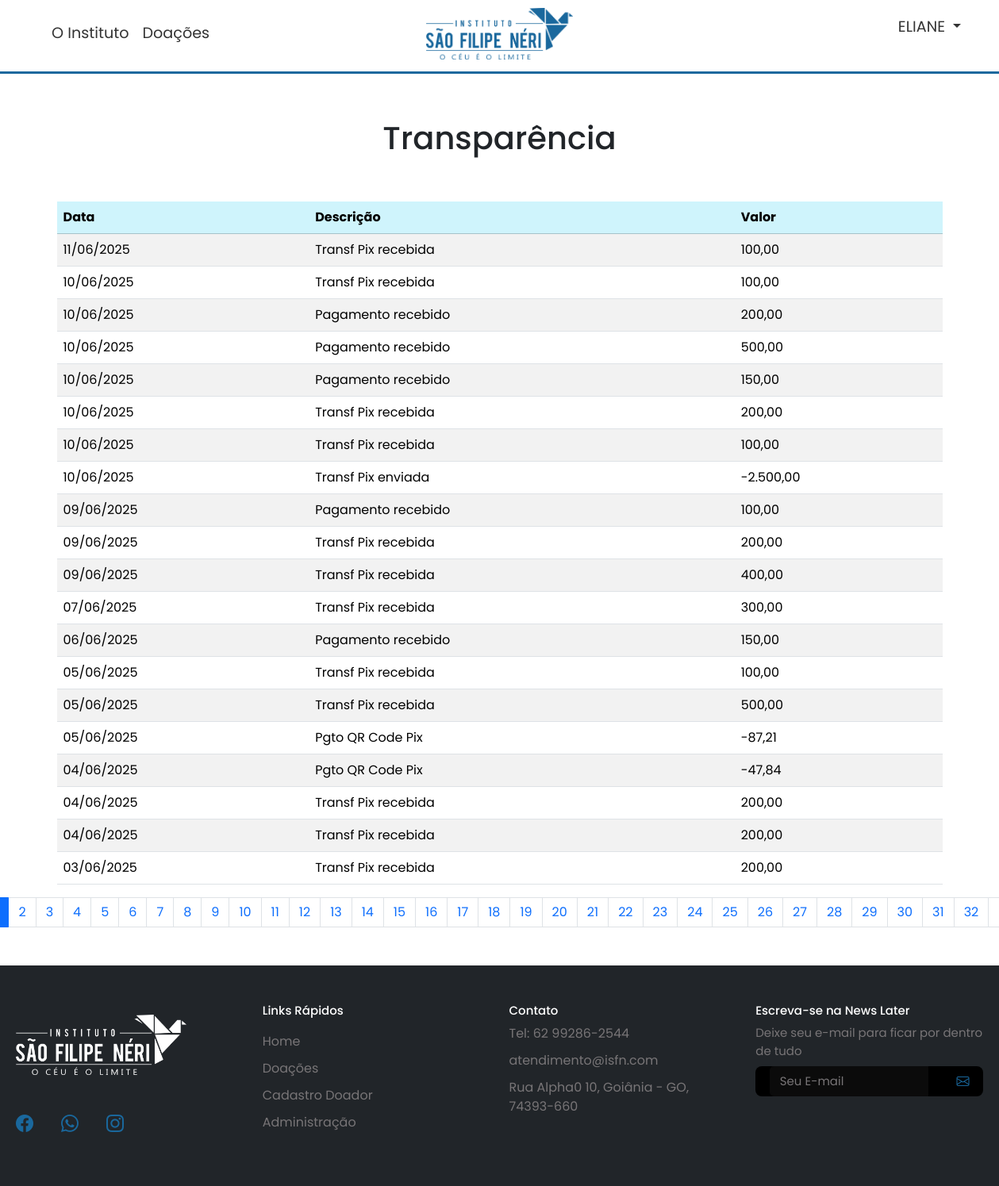
The app's page /adm/transparencia.php (signed in) with its own data.
### tables this page shows
CREATE TABLE `extrato` (
  `id` int(11) NOT NULL,
  `data` date DEFAULT NULL,
  `descricao` text,
  `nome` varchar(255) DEFAULT NULL,
  `documento` varchar(20) DEFAULT NULL,
  `valor` decimal(10,2) DEFAULT NULL,
  `fitid` varchar(255) DEFAULT NULL
);

### adm/transparencia.php (the view, shortened to what this page needs)
<!DOCTYPE html>
<html lang="pt-br">
<head>
</head>
<body>
    <?php include("../Componentes/menu.php");?>
    <section class="transparencia container mb-5">
        <h1 class="text-center">Transparência</h1>
        <div class="table-responsive">
            <table class="table table-striped table-hover mt-5">
                <thead class="table-info">
                    <tr>
                        <th class="data" scope="col">Data</th>
                        <th class="d-none d-md-table-cell descricao">Descrição</th>
                        <th class="valor">Valor</th>
                    </tr>
                </thead>
                <tbody>
                    <?php
                    require_once '../DAO.php';
                    $limit = 20;
                    $page = isset($_GET['page']) ? (int)$_GET['page'] : 1;
                    $offset = ($page - 1) * $limit;
                    $sql = "SELECT data, descricao, nome, documento, valor FROM extrato ORDER BY data DESC LIMIT ?, ?";
                    $stmt = $conexao->prepare($sql);
                    $stmt->bind_param("ii", $offset, $limit);
                    $stmt->execute();
                    $result = $stmt->get_result();
                    if ($result->num_rows > 0) {
                        while ($transacao = $result->fetch_assoc()) {
                        echo "<tr  onclick='verdoacoes(\"". $transacao['documento']."\",".$_SESSION['nivel']." )'>";
                            $dataFormatada = date("d/m/Y", strtotime($transacao['data']));
                            echo "<td>" . htmlspecialchars($dataFormatada) . "</td>";
                            echo "<td class='d-none d-md-table-cell'>" . htmlspecialchars($transacao['descricao']) . "</td>";
                            echo "<td>" . htmlspecialchars(number_format($transacao['valor'], 2, ',', '.')) . "</td>";
                            echo "</tr>";
                        }
                    } else {
                        echo "<tr><td colspan='5' class='text-center'>Nenhuma transação encontrada.</td></tr>";
                    }
                    $sqlCount = "SELECT COUNT(*) AS total FROM extrato";
                    $resultCount = $conexao->query($sqlCount);
                    $total = $resultCount->fetch_assoc()['total'];
                    $totalPages = ceil($total / $limit);
                    ?>
                </tbody>
            </table>
        </div>
        <nav aria-label="Page navigation">
            <ul class="pagination justify-content-center">
                <?php for ($i = 1; $i <= $totalPages; $i++): ?>
                    <li class="page-item <?= $i === $page ? 'active' : '' ?>">
                        <a class="page-link" href="?page=<?= $i ?>"><?= $i ?></a>
                    </li>
                <?php endfor; ?>
                <?php if ($page < $totalPages): ?>
                    <li class="page-item">
                        <a class="page-link" href="?page=<?= $totalPages ?>" aria-label="Última">
                        </a>
                    </li>
                <?php endif; ?>
            </ul>
        </nav>
    </section>
</body>
</html>

### css/menu.css (style rules this page uses)
* { font-family: "Poppins", sans-serif; margin: 0; padding: 0; }
ul { list-style: none; padding: 0; }

### css/footer.css (style rules this page uses)
:root { --cor2: #00c7d6; --verdePrincipal: #0f8819; --verdeSecundario: #3bcf48; --azulPrincipal: #1a689d; --azulSecundario: #2886c5; --azulFraco: #fbfdff; --menu-color: #333; --amarelo: #ffe600; --h1: #000; --h1-white: #fff; --H2: rgb(35, 35, 35); --H2-white: rgb(216, 216, 216); --H3: rgb(50, 50, 50); --H3-white: rgb(185, 185, 185); --Paragrafo-black: rgb(26, 26, 26); --Paragrafo-white: rgb(245, 245, 245); }
* { font-family: 'Poppins', sans-serif; }
#footerMaster { padding-left: 20px; padding-right: 20px; }
.primeiraColuna { display: flex; flex-direction: column; justify-content: center; gap: 30px; }
.segundaColuna { padding-bottom: 20px; }
.imgFooter { width: 75%; }
.iconsFooter { padding-top: 15px; display: flex; gap: 35px; }
.iconsFooter a { color: var(--azulPrincipal); font-size: 22px; }
.titleFooter { flex-direction:column; display: flex; gap: 10px; }
.titleFooter a { text-decoration: none; color: #787577; }
.linksRapidos, .contato, .Cadastro { font-size: 15px; color: white; }
.form-label { font-size: 15px; text-decoration: none; color: #787577; }
.formulario-email { background-color: #000; border-radius: 8px; display: flex; justify-content: space-around; }
#email { display: flex; align-items: center; background-color: #13131396; border-color: #13131396; color: #ffffffb0; border-radius: 5px 0 0 5px; width: 70%; }
#email::placeholder { color: #787577; font-size: 15px; }
.bi-envelope { color: var(--azulPrincipal); border: none; display: flex; align-items: center; border-radius: 4px; }
.buttonIcon { background-color: #000; border: none; border-radius: 0px 5px 5px 0px; }

### adm/transparencia.php (style rules this page uses)
section.transparencia { padding-top: 150px; }
section.transparencia tr { cursor: pointer; }

### records on screen
extrato: data "11/06/2025", descricao "Transf Pix recebida", valor "100,00"
extrato: data "10/06/2025", descricao "Transf Pix recebida", valor "100,00"
extrato: data "10/06/2025", descricao "Pagamento recebido", valor "200,00"
extrato: data "10/06/2025", descricao "Pagamento recebido", valor "500,00"
extrato: data "10/06/2025", descricao "Pagamento recebido", valor "150,00"
extrato: data "10/06/2025", descricao "Transf Pix recebida", valor "200,00"
extrato: data "10/06/2025", descricao "Transf Pix recebida", valor "100,00"
extrato: data "10/06/2025", descricao "Transf Pix enviada", valor "-2.500,00"
extrato: data "09/06/2025", descricao "Pagamento recebido", valor "100,00"
extrato: data "09/06/2025", descricao "Transf Pix recebida", valor "200,00"
extrato: data "09/06/2025", descricao "Transf Pix recebida", valor "400,00"
extrato: data "07/06/2025", descricao "Transf Pix recebida", valor "300,00"
extrato: data "06/06/2025", descricao "Pagamento recebido", valor "150,00"
extrato: data "05/06/2025", descricao "Transf Pix recebida", valor "100,00"
extrato: data "05/06/2025", descricao "Transf Pix recebida", valor "500,00"
extrato: data "05/06/2025", descricao "Pgto QR Code Pix", valor "-87,21"
extrato: data "04/06/2025", descricao "Pgto QR Code Pix", valor "-47,84"
extrato: data "04/06/2025", descricao "Transf Pix recebida", valor "200,00"
extrato: data "04/06/2025", descricao "Transf Pix recebida", valor "200,00"
extrato: data "03/06/2025", descricao "Transf Pix recebida", valor "200,00"

### other values on screen
$_SESSION['nome'] "ELIANE"
